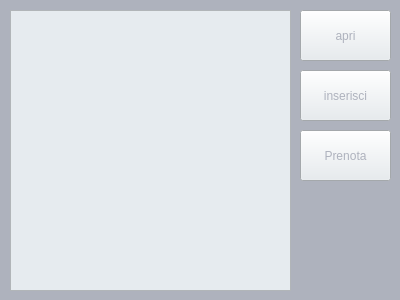
<?xml version="1.0" encoding="UTF-8"?>
<ui version="4.0">
 <class>VistalistaInfermiere</class>
 <widget class="QWidget" name="VistalistaInfermiere">
  <property name="geometry">
   <rect>
    <x>0</x>
    <y>0</y>
    <width>400</width>
    <height>300</height>
   </rect>
  </property>
  <property name="minimumSize">
   <size>
    <width>400</width>
    <height>300</height>
   </size>
  </property>
  <property name="maximumSize">
   <size>
    <width>400</width>
    <height>300</height>
   </size>
  </property>
  <property name="windowTitle">
   <string>Form</string>
  </property>
  <property name="styleSheet">
   <string notr="true">background-color: rgb(174, 178, 189);</string>
  </property>
  <widget class="QPushButton" name="ButtonInserisci">
   <property name="geometry">
    <rect>
     <x>300</x>
     <y>70</y>
     <width>91</width>
     <height>51</height>
    </rect>
   </property>
   <property name="styleSheet">
    <string notr="true">background-color: rgb(230, 235, 239);
color: rgb(174, 178, 189);</string>
   </property>
   <property name="text">
    <string>inserisci</string>
   </property>
  </widget>
  <widget class="QPushButton" name="ButtonApri">
   <property name="geometry">
    <rect>
     <x>300</x>
     <y>10</y>
     <width>91</width>
     <height>51</height>
    </rect>
   </property>
   <property name="styleSheet">
    <string notr="true">background-color: rgb(230, 235, 239);
color: rgb(174, 178, 189);</string>
   </property>
   <property name="text">
    <string>apri</string>
   </property>
  </widget>
  <widget class="QListView" name="listView">
   <property name="geometry">
    <rect>
     <x>10</x>
     <y>10</y>
     <width>281</width>
     <height>281</height>
    </rect>
   </property>
   <property name="styleSheet">
    <string notr="true">background-color: rgb(230, 235, 239);</string>
   </property>
   <property name="uniformItemSizes">
    <bool>false</bool>
   </property>
   <property name="selectionRectVisible">
    <bool>false</bool>
   </property>
  </widget>
  <widget class="QPushButton" name="ButtonPrenota">
   <property name="geometry">
    <rect>
     <x>300</x>
     <y>130</y>
     <width>91</width>
     <height>51</height>
    </rect>
   </property>
   <property name="styleSheet">
    <string notr="true">background-color: rgb(230, 235, 239);
color: rgb(174, 178, 189);</string>
   </property>
   <property name="text">
    <string>Prenota</string>
   </property>
  </widget>
 </widget>
 <resources/>
 <connections/>
</ui>
